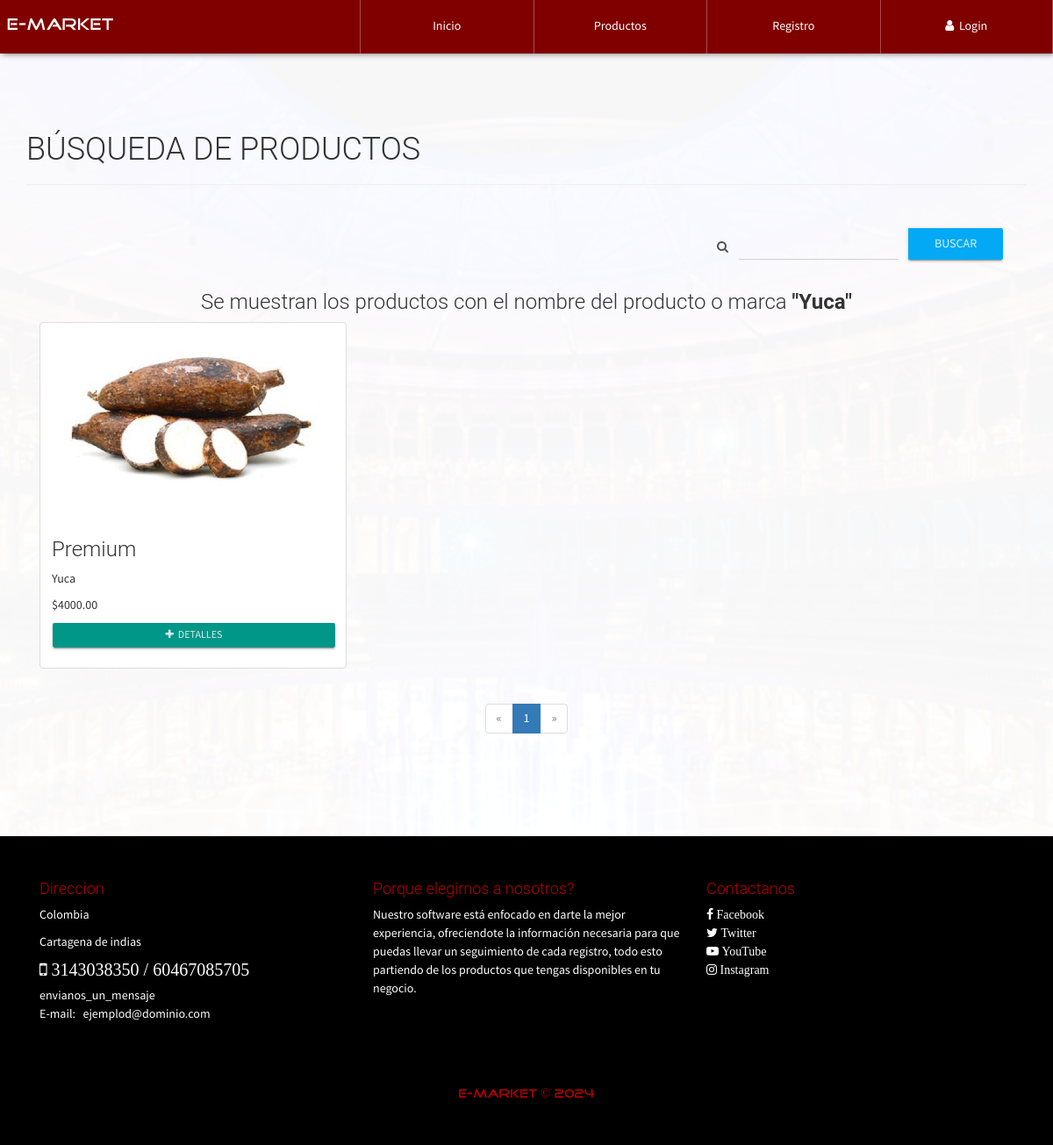
The app's page /search.php?term=Yuca with its own data.
### tables this page shows
CREATE TABLE `producto` (
  `id` int(20) NOT NULL,
  `CodigoProd` varchar(30) NOT NULL,
  `NombreProd` varchar(30) NOT NULL,
  `CodigoCat` varchar(30) NOT NULL,
  `Precio` decimal(30,2) NOT NULL,
  `Descuento` int(2) NOT NULL,
  `Modelo` varchar(30) NOT NULL,
  `Marca` varchar(30) NOT NULL,
  `Stock` int(20) NOT NULL,
  `NITProveedor` varchar(30) NOT NULL,
  `Imagen` varchar(150) NOT NULL,
  `Nombre` varchar(30) NOT NULL,
  `Estado` varchar(15) NOT NULL
);

### Consultas/ConsultasSql.php (called while the page is built, shortened)
<?php
class consultas{
    public static function clean_string($val){
        $val=trim($val);
        $val=stripslashes($val);
        $val=str_ireplace("SELECT * FROM", "", $val);
        $val=str_ireplace("DELETE FROM", "", $val);
        $val=str_ireplace("INSERT INTO", "", $val);
        $val=str_ireplace("--", "", $val);
    return $val;
    }
}

### search.php (the view, shortened to what this page needs)
<?php
include './Consultas/consultasSql.php';
?>
<!DOCTYPE html>
<html lang="es">
<head>
</head>
<body id="container-page-product">
  <?php include './include/navbar.php'; ?>
  <section id="store">
    <br>
    <div class="container">
      <div class="page-header">
        <h1>BÚSQUEDA DE PRODUCTOS </h1>
      </div>
      <div class="container-fluid">
        <div class="row">
          <div class="col-xs-12 col-md-4 col-md-offset-8">
            <form action="./search.php" method="GET">
              <div class="form-group">
                <div class="input-group">
                  <span class="input-group-addon"><i class="fa fa-search" aria-hidden="true"></i></span>
                  <input type="text" id="addon1" class="form-control" name="term" required="" title="Escriba nombre o marca del producto">
                  <span class="input-group-btn">
                    <button class="btn btn-info btn-raised" type="submit">Buscar</button>
                  </span>
                </div>
              </div>
            </form>
          </div>
        </div>
      </div>
      <?php
      $search = consultas::clean_string($_GET['term']);
      if (isset($search) && $search != "") {
      ?>
        <div class="container-fluid">
          <div class="row">
            <?php
            $mysqli = mysqli_connect(SERVER, USER, PASS, BD);
            mysqli_set_charset($mysqli, "utf8");
            $pagina = isset($_GET['pag']) ? (int)$_GET['pag'] : 1;
            $regpagina = 20;
            $inicio = ($pagina > 1) ? (($pagina * $regpagina) - $regpagina) : 0;
            $consultar_productos = mysqli_query($mysqli, "SELECT SQL_CALC_FOUND_ROWS * FROM producto WHERE NombreProd LIKE '%" . $search . "%' OR Modelo LIKE '%" . $search . "%' OR Marca LIKE '%" . $search . "%' LIMIT $inicio, $regpagina");
            $totalregistros = mysqli_query($mysqli, "SELECT FOUND_ROWS()");
            $totalregistros = mysqli_fetch_array($totalregistros, MYSQLI_ASSOC);
            $numeropaginas = ceil($totalregistros["FOUND_ROWS()"] / $regpagina);
            if (mysqli_num_rows($consultar_productos) >= 1) {
              echo '<div class="col-xs-12"><h3 class="text-center">Se muestran los productos con el nombre del producto o marca <strong>"' . $search . '"</strong></h3></div><br>';
              while ($prod = mysqli_fetch_array($consultar_productos, MYSQLI_ASSOC)) {
            ?>
                <div class="col-xs-12 col-sm-6 col-md-4">
                  <div class="thumbnail">
                    <img src="./imagenes/img-products/<?php if ($prod['Imagen'] != "" && is_file("./imagenes/img-products/" . $prod['Imagen'])) {
                                                      echo $prod['Imagen'];
                                                    } else {
                                                      echo "default.png";
                                                    } ?>
                             ">
                    <div class="caption">
                      <h3><?php echo $prod['Marca']; ?></h3>
                      <p><?php echo $prod['NombreProd']; ?></p>
                      <p>$<?php echo $prod['Precio']; ?></p>
                      <p class="text-center">
                        <a href="infoProd.php?CodigoProd=<?php echo $prod['CodigoProd']; ?>" class="btn btn-primary btn-raised btn-sm btn-block"><i class="fa fa-plus"></i>&nbsp; Detalles</a>
                      </p>
                    </div>
                  </div>
                </div>
              <?php
              }
              if ($numeropaginas > 0) :
              ?>
                <div class="clearfix"></div>
                <div class="text-center">
                  <ul class="pagination">
                    <?php if ($pagina == 1) : ?>
                      <li class="disabled">
                        <a>
                          <span aria-hidden="true">&laquo;</span>
                        </a>
                      </li>
                    <?php endif; ?>
                    <?php
                    for ($i = 1; $i <= $numeropaginas; $i++) {
                      if ($pagina == $i) {
                        echo '<li class="active"><a href="search.php?term=' . $search . '&pag=' . $i . '">' . $i . '</a></li>';
                      } else {
                        echo '<li><a href="search.php?term=' . $search . '&pag=' . $i . '">' . $i . '</a></li>';
                      }
                    }
                    ?>
                    <?php if ($pagina == $numeropaginas) : ?>
                      <li class="disabled">
                        <a>
                          <span aria-hidden="true">&raquo;</span>
                        </a>
                      </li>
                    <?php endif; ?>
                  </ul>
                </div>
            <?php
              endif;
            } else {
              echo '<h2 class="text-center">Lo sentimos, no hemos encontrado el producto<strong>"' . $search . '"</strong></h2>';
            }
            ?>
          </div>
        </div>
      <?php
      } else {
        echo '<h2 class="text-center">Por favor escriba el nombre o marca del producto que desea buscar</h2>';
      }
      ?>
    </div>
  </section>
</body>
</html>

### css/style.css (style rules this page uses)
body { font-family: "FontFamilySPro"; line-height: 1.5; font-size: 1.4em; width: 100%; height: 100%; margin: 0px; padding: 0px; background-position: center center; background-repeat: no-repeat; background-attachment: fixed; background-size: cover; background-color: #ffffff; }
section { width: 100%; margin: 0px; padding: 90px 0px; }
footer { width: 100%; color: #fff; background-color: #000000; padding: 40px 0px; }
.text-footer { color: #b40000; }
footer a { color: #fff; }
.tittles-pages-logo { font-family: "FontFamilyLogo"; }
#container-page-product { background-image: url(../imagenes/img/font.JPG); }
#store, #infoproduct, #container-pedido { background-color: rgba(255, 255, 255, 0.97); min-height: 900px; }

### records on screen
producto: Imagen (picture), Marca "Premium", NombreProd "Yuca", Precio "4000.00"

### other values on screen
$search "Yuca"
